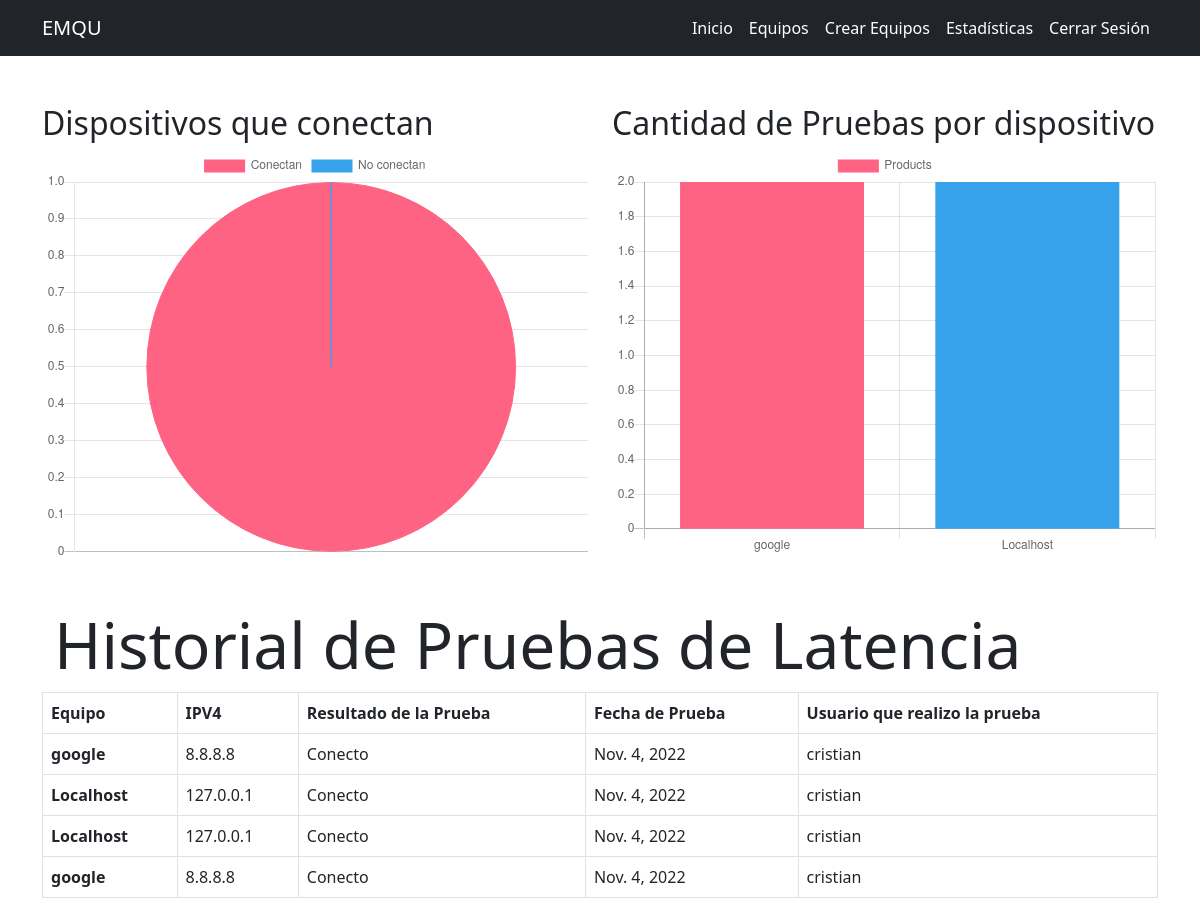
The app's page /pingTest/ (signed in) with its own data.
### myapp/models.py (models this page shows)
class LatencyTest(models.Model):
    device = models.ForeignKey(Device, on_delete=models.CASCADE)
    result = models.CharField(max_length=200)
    dateTest = models.DateField(default=datetime.now, null=True)
    user = models.ForeignKey(User, on_delete=models.CASCADE, null=True)

class Device(models.Model):
    name = models.CharField(max_length=200)
    ipAdress = models.CharField(max_length=200)
    user = models.ForeignKey(User, on_delete=models.CASCADE, null=True)

### myapp/views.py (the view)
# urls.py: path('pingTest/', views.pingTest, name='pingTest'),
@login_required
def pingTest(request):
    pingTests = LatencyTest.objects.all().order_by('-dateTest')
    pingTests = pingTests[::-1]
    pingCount = len(pingTests)
    devices = Device.objects.all()
    pruebas = LatencyTest.objects.all()
    devicesCount = devices.count()
    equipos = Device.objects.values()
    pruebas = LatencyTest.objects.values()
    conectan = LatencyTest.objects.filter(result='Conecto').count()
    noConectan = LatencyTest.objects.filter(result='No conecto').count()
    equipos = list(equipos)
    pruebas = list(pruebas)
    for x in equipos:
        flag = 0
        print()
        for y in pruebas:
            if x['id'] == y['device_id']:
                flag = flag + 1
        x['equiposRepetido'] = flag
    return render(request, 'pingTest.html', {
        'pingTests': pingTests,
        'pingCount': pingCount,
        'devices': devices,
        'devicesCount': devicesCount,
        'conectan': conectan,
        'noConectan': noConectan,
        'equipos': equipos,
    })

### myapp/templates/pingTest.html
{% extends 'base.html' %} {% block content %}
<div class="container">
  <div class="row my-5">
    <div class="col-md-6">
      <div class="bg-white">
        <h2>Dispositivos que conectan</h2>
        <canvas id="conecta" width="400" height="300"></canvas>
        <script>
          var ctx = document.getElementById("conecta").getContext("2d");
          var myChart1 = new Chart(ctx, {
            type: "pie",
            data: {
              labels: ["Conectan", "No conectan"],
              datasets: [
                {
                  label: "Products",
                  data: [{{conectan}},{{noConectan}}],
                  backgroundColor: [
                    "rgba(255, 99, 132, 1)",
                    "rgba(54, 162, 235, 1)",
                    "rgba(255, 206, 86, 1)",
                    "rgba(75, 192, 192, 1)",
                    "rgba(153, 102, 255, 1)",
                    "rgba(255, 159, 64, 1)",
                  ],
                  borderColor: [
                    "rgba(255, 99, 132, 1)",
                    "rgba(54, 162, 235, 1)",
                    "rgba(255, 206, 86, 1)",
                    "rgba(75, 192, 192, 1)",
                    "rgba(153, 102, 255, 1)",
                    "rgba(255, 159, 64, 1)",
                  ],
                  borderWidth: 1,
                },
              ],
            },
            options: {
              scales: {
                yAxes: [
                  {
                    ticks: {
                      beginAtZero: true,
                    },
                  },
                ],
              },
            },
          });
        </script>
      </div>
    </div>
    <div class="col-md-6">
      <div class="bg-white">
        <h2>Cantidad de Pruebas por dispositivo</h2>
        <canvas id="myChart" width="400" height="300"></canvas>
        <script>
          var ctx = document.getElementById("myChart").getContext("2d");
          var myChart = new Chart(ctx, {
            type: "bar",
            data: {
              labels: [{%  for equipo in equipos %} '{{equipo.name}}', {% endfor %}],
              datasets: [
                {
                  label: "Products",
                  data: [{%  for equipo in equipos %} '{{equipo.equiposRepetido}}', {% endfor %}],
                  backgroundColor: [
                    "rgba(255, 99, 132, 1)",
                    "rgba(54, 162, 235, 1)",
                    "rgba(255, 206, 86, 1)",
                    "rgba(75, 192, 192, 1)",
                    "rgba(153, 102, 255, 1)",
                    "rgba(255, 159, 64, 1)",
                  ],
                  borderColor: [
                    "rgba(255, 99, 132, 1)",
                    "rgba(54, 162, 235, 1)",
                    "rgba(255, 206, 86, 1)",
                    "rgba(75, 192, 192, 1)",
                    "rgba(153, 102, 255, 1)",
                    "rgba(255, 159, 64, 1)",
                  ],
                  borderWidth: 1,
                },
              ],
            },
            options: {
              scales: {
                yAxes: [
                  {
                    ticks: {
                      beginAtZero: true,
                    },
                  },
                ],
              },
            },
          });
        </script>
      </div>
    </div>
  </div>
</div>
<main class="container mt-5">
  <div class="container">
    <div class="row">
      <h1 class="display-3">Historial de Pruebas de Latencia</h1>
      <table class="table table-bordered">
        <thead>
          <tr>
            <th scope="col">Equipo</th>
            <th scope="col">IPV4</th>
            <th scope="col">Resultado de la Prueba</th>
            <th scope="col">Fecha de Prueba</th>
            <th scope="col">Usuario que realizo la prueba</th>
          </tr>
        </thead>
        <tbody>
          {% for pingTest in pingTests %}
          <tr>
            <th>{{pingTest.device.name}}</th>
            <td>{{pingTest.device.ipAdress}}</td>
            <td>{{pingTest.result}}</td>
            <td>{{pingTest.dateTest}}</td>
            <td>{{pingTest.user}}</td>
          </tr>
          {% endfor %}
        </tbody>
      </table>
    </div>
  </div>
</main>
{% endblock %}

### myapp/templates/base.html (shortened to what this page needs)
<!DOCTYPE html>
<html lang="en">
  <head>
    <link
      rel="stylesheet"
      href="https://cdn.jsdelivr.net/npm/bootstrap@5.2.2/dist/css/bootstrap.min.css"
    />
  </head>
  <body>
    <nav class="navbar navbar-expand-lg bg-dark navbar-dark">
      <div class="container">
        <a class="navbar-brand" href="/">EMQU</a>
        <div class="collapse navbar-collapse" id="navbarSupportedContent">
          <ul class="navbar-nav ms-auto">
            <li class="nav-item">
              <a class="nav-link active" href="/">Inicio</a>
            </li>
            {% if user.is_authenticated %}
            <li class="nav-item">
              <a class="nav-link active" href="/devices">Equipos</a>
            </li>
            <li class="nav-item">
              <a class="nav-link active" href="/device/create">Crear Equipos</a>
            </li>
            <li class="nav-item">
              <a class="nav-link active" href="/pingTest">Estadísticas</a>
            </li>
            <li class="nav-item">
              <a class="nav-link active" href="/logout">Cerrar Sesión</a>
            </li>
            {% endif %}
          </ul>
        </div>
      </div>
    </nav>
    {% block content %} {% endblock %}
  </body>
</html>

### records on screen
LatencyTest: device.name "google", device.ipAdress "8.8.8.8", result "Conecto", dateTest "Nov. 4, 2022", user "cristian"
LatencyTest: device.name "Localhost", device.ipAdress "127.0.0.1", result "Conecto", dateTest "Nov. 4, 2022", user "cristian"
LatencyTest: device.name "Localhost", device.ipAdress "127.0.0.1", result "Conecto", dateTest "Nov. 4, 2022", user "cristian"
LatencyTest: device.name "google", device.ipAdress "8.8.8.8", result "Conecto", dateTest "Nov. 4, 2022", user "cristian"

### other values on screen
chart data {{ noConectan }} 0
chart data {{ equipo.name }} google, Localhost
chart data {{ equipo.equiposRepetido }} 2, 2
